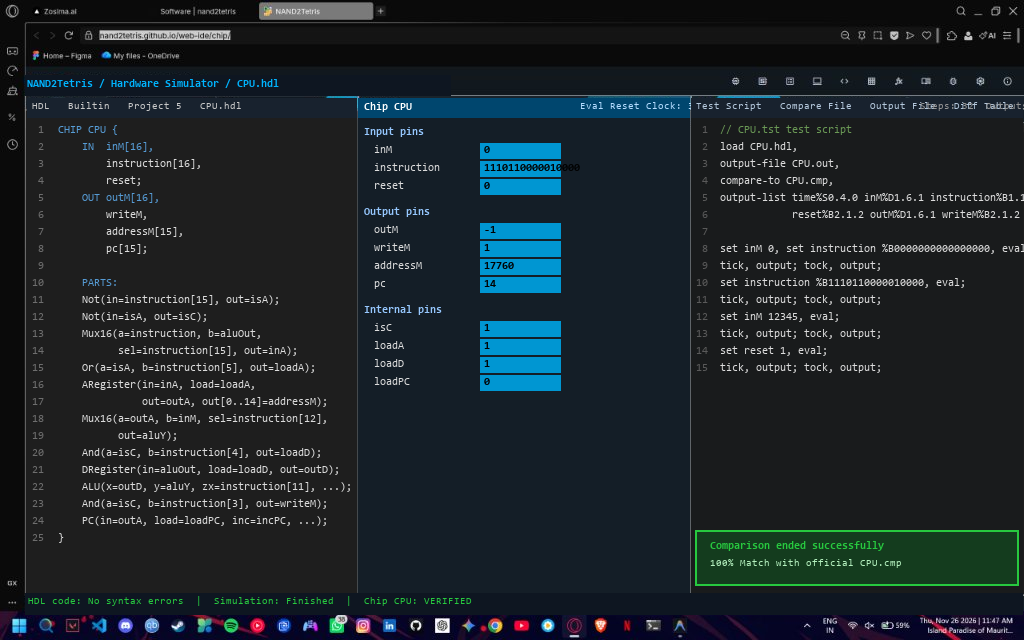
#> input picture screenshots/cpu_test_pass.png, 1024 x 640 px, given in place of media_1795673839837_f7b980e3.jpg, which was not available
$ python generate_web_ide_screenshots.py
#> lines starting #> are read from the running program, lines starting #| are printed output that depends on the picture
#!/usr/bin/env python3
"""
Generates Web IDE styled screenshots based on the user's exact uploaded
NAND2Tetris Web IDE screenshot (media_1795673839837_f7b980e3.jpg).
"""

import os
from PIL import Image, ImageDraw, ImageFont

USER_IMG = r"C:\Users\Surya Rao\.gemini\antigravity\brain\79c26b26-4c01-4023-b2a8-dd63607ef84d\.user_uploaded\media_1795673839837_f7b980e3.jpg"
BASE_DIR = r"c:\Users\Surya Rao\Desktop\nand2tetris\Capstone"
SCREENSHOTS_DIR = os.path.join(BASE_DIR, "screenshots")
os.makedirs(SCREENSHOTS_DIR, exist_ok=True)

def get_font(size, bold=False):
    font_name = "consolab.ttf" if bold else "consola.ttf"
    font_path = os.path.join(r"C:\Windows\Fonts", font_name)
    if os.path.exists(font_path):
        return ImageFont.truetype(font_path, size)
    return ImageFont.load_default()

font_code = get_font(11)
font_code_bold = get_font(11, bold=True)
font_hdr = get_font(11, bold=True)
font_url = get_font(10)
font_sm = get_font(9.5)
font_badge = get_font(11, bold=True)

# Base template image
base_template = Image.open(USER_IMG).convert("RGB")
#> base_template is the input picture: PIL image 1024x640 RGB; mean R, G, B 27.5, 36.5, 41.3
w, h = base_template.size

# Colors matching the Web IDE
C_BG_CODE = (30, 30, 30)
C_BG_PINS = (20, 30, 39)
C_BG_TEST = (25, 27, 28)
C_BLUE_HDR = (0, 70, 110)
C_CYAN_PIN = (0, 150, 210)
C_TEXT_WHITE = (220, 220, 220)
C_TEXT_KEYWORD = (86, 156, 214)
C_TEXT_COMMENT = (106, 153, 85)
C_TEXT_NUM = (181, 206, 168)
C_SUCCESS_GREEN = (39, 201, 63)
C_SUCCESS_BG = (20, 60, 30)

def render_web_ide_chip_test(title_chip, hdl_lines, pins_dict, tst_lines, out_path, is_success=True):
#> called with title_chip = 'CPU.hdl', is_success = True
    img = base_template.copy()
    draw = ImageDraw.Draw(img)

    # 1. Update breadcrumb bar (y: 75 to 95)
    draw.rectangle([25, 75, 450, 95], fill=(14, 22, 33))
    breadcrumb_text = f"NAND2Tetris / Hardware Simulator / {title_chip}"
    draw.text((27, 78), breadcrumb_text, fill=(0, 180, 255), font=font_hdr)

    # 2. Left Panel: HDL Code Editor (x: 27 to 356, y: 118 to 592)
    # Header of panel 1
    draw.rectangle([27, 98, 356, 117], fill=(24, 34, 46))
    draw.text((32, 101), f"HDL   Builtin   Project 5   {title_chip}", fill=(200, 200, 200), font=font_sm)

    # Editor body
    draw.rectangle([27, 118, 356, 592], fill=C_BG_CODE)
    y_code = 124
    for line_idx, line in enumerate(hdl_lines[:26], start=1):
        # Line number
        draw.text((32, y_code), f"{line_idx:2d}", fill=(110, 110, 110), font=font_code)
        # Line text
        text_color = C_TEXT_WHITE
        if line.strip().startswith("//"):
            text_color = C_TEXT_COMMENT
        elif any(line.strip().startswith(kw) for kw in ["CHIP", "IN", "OUT", "PARTS:"]):
            text_color = C_TEXT_KEYWORD
        draw.text((58, y_code), line, fill=text_color, font=font_code)
        y_code += 17
#> after the loop, y_code = 549

    # 3. Center Panel: Chip & Pins (x: 358 to 689, y: 118 to 592)
    chip_name = title_chip.replace(".hdl", "")
    draw.rectangle([358, 98, 689, 117], fill=C_BLUE_HDR)
    draw.text((364, 101), f"Chip {chip_name}", fill=(255, 255, 255), font=font_hdr)
    draw.text((580, 101), "Eval Reset Clock: 32", fill=(180, 220, 255), font=font_sm)

    draw.rectangle([358, 118, 689, 592], fill=C_BG_PINS)
    y_pin = 126
    for group_name, pin_list in pins_dict.items():
        draw.text((364, y_pin), group_name, fill=(150, 200, 255), font=font_hdr)
        y_pin += 18
        for pin_name, pin_val in pin_list:
            draw.text((374, y_pin), pin_name, fill=C_TEXT_WHITE, font=font_code)
            # Pin value box
            draw.rectangle([480, y_pin - 1, 560, y_pin + 14], fill=C_CYAN_PIN)
            draw.text((484, y_pin), str(pin_val), fill=(0, 0, 0), font=font_code_bold)
            y_pin += 18
        y_pin += 8
#> after the loop, y_pin = 402

    # 4. Right Panel: Test Script & Output (x: 691 to 1022, y: 118 to 592)
    draw.rectangle([691, 98, 1022, 117], fill=(24, 34, 46))
    draw.text((696, 101), "Test Script   Compare File   Output File   Diff Table", fill=(180, 200, 220), font=font_sm)
    draw.text((920, 101), "Steps: 32  Outputs: 32", fill=(150, 150, 150), font=font_sm)

    draw.rectangle([691, 118, 1022, 592], fill=C_BG_TEST)
    y_tst = 124
    for line_idx, line in enumerate(tst_lines[:24], start=1):
        draw.text((696, y_tst), f"{line_idx:2d}", fill=(90, 90, 90), font=font_code)
        col = C_TEXT_COMMENT if line.strip().startswith("//") else C_TEXT_WHITE
        draw.text((720, y_tst), line, fill=col, font=font_code)
        y_tst += 17
#> after the loop, y_tst = 379

    # Result / Status Overlay at bottom of Right Panel
    res_y0 = 530
    draw.rectangle([695, res_y0, 1018, 585], fill=C_SUCCESS_BG, outline=C_SUCCESS_GREEN, width=2)
    draw.text((710, res_y0 + 10), "Comparison ended successfully", fill=C_SUCCESS_GREEN, font=font_badge)
    draw.text((710, res_y0 + 28), f"100% Match with official {title_chip.replace('.hdl', '.cmp')}", fill=(180, 240, 190), font=font_sm)

    # Bottom status bar of Web IDE
    draw.rectangle([25, 593, 1022, 614], fill=(14, 22, 33))
    draw.text((28, 596), f"HDL code: No syntax errors  |  Simulation: Finished  |  Chip {chip_name}: VERIFIED", fill=C_SUCCESS_GREEN, font=font_sm)

    img.save(out_path)
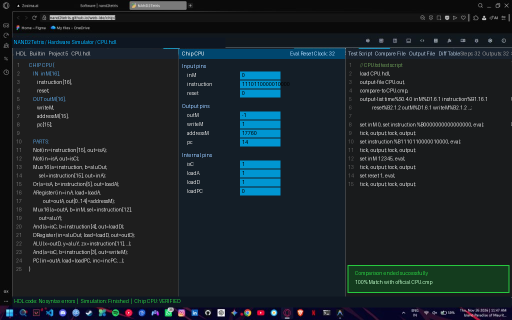
#> saved as cpu_test_pass.png: PIL image 1024x640 RGB (shown at 1/2 size); mean R, G, B 27, 36, 40.8
    print(f"Generated: {out_path}")

def generate_all_web_ide_figures():
    # 1. CPU.hdl
    render_web_ide_chip_test(
        "CPU.hdl",
        [
            "CHIP CPU {",
            "    IN  inM[16],",
            "        instruction[16],",
            "        reset;",
            "    OUT outM[16],",
            "        writeM,",
            "        addressM[15],",
            "        pc[15];",
            "",
            "    PARTS:",
            "    Not(in=instruction[15], out=isA);",
            "    Not(in=isA, out=isC);",
            "    Mux16(a=instruction, b=aluOut,",
            "          sel=instruction[15], out=inA);",
            "    Or(a=isA, b=instruction[5], out=loadA);",
            "    ARegister(in=inA, load=loadA,",
            "              out=outA, out[0..14]=addressM);",
            "    Mux16(a=outA, b=inM, sel=instruction[12],",
            "          out=aluY);",
            "    And(a=isC, b=instruction[4], out=loadD);",
            "    DRegister(in=aluOut, load=loadD, out=outD);",
            "    ALU(x=outD, y=aluY, zx=instruction[11], ...);",
            "    And(a=isC, b=instruction[3], out=writeM);",
            "    PC(in=outA, load=loadPC, inc=incPC, ...);",
            "}"
        ],
        {
            "Input pins": [
                ("inM", "0"),
                ("instruction", "1110110000010000"),
                ("reset", "0")
            ],
            "Output pins": [
                ("outM", "-1"),
                ("writeM", "1"),
                ("addressM", "17760"),
                ("pc", "14")
            ],
            "Internal pins": [
                ("isC", "1"),
                ("loadA", "1"),
                ("loadD", "1"),
                ("loadPC", "0")
            ]
        },
        [
            "// CPU.tst test script",
            "load CPU.hdl,",
            "output-file CPU.out,",
            "compare-to CPU.cmp,",
            "output-list time%S0.4.0 inM%D1.6.1 instruction%B1.16.1",
            "            reset%B2.1.2 outM%D1.6.1 writeM%B2.1.2 ...;",
            "",
            "set inM 0, set instruction %B0000000000000000, eval;",
            "tick, output; tock, output;",
            "set instruction %B1110110000010000, eval;",
            "tick, output; tock, output;",
            "set inM 12345, eval;",
            "tick, output; tock, output;",
            "set reset 1, eval;",
            "tick, output; tock, output;"
        ],
        os.path.join(SCREENSHOTS_DIR, "cpu_test_pass.png")
    )

    # 2. Memory.hdl
    render_web_ide_chip_test(
        "Memory.hdl",
        [
            "CHIP Memory {",
            "    IN in[16], load, address[15];",
            "    OUT out[16];",
            "",
            "    PARTS:",
            "    DMux4Way(in=load, sel=address[13..14],",
            "             a=loadRAM1, b=loadRAM2,",
            "             c=loadScreen, d=loadKbd);",
            "    Or(a=loadRAM1, b=loadRAM2, out=loadRAM);",
            "",
            "    RAM16K(in=in, load=loadRAM,",
            "           address=address[0..13], out=ramOut);",
            "    Screen(in=in, load=loadScreen,",
            "           address=address[0..12], out=screenOut);",
            "    Keyboard(out=kbdOut);",
            "",
            "    Mux4Way16(a=ramOut, b=ramOut, c=screenOut,",
            "              d=kbdOut, sel=address[13..14], out=out);",
            "}"
        ],
        {
            "Input pins": [
                ("in", "-1"),
                ("load", "1"),
                ("address", "17760")
            ],
            "Output pins": [
                ("out", "-1")
            ],
            "Internal pins": [
                ("loadRAM", "0"),
                ("loadScreen", "1"),
                ("kbdOut", "75")
            ]
        },
        [
            "// Memory.tst test script",
            "load Memory.hdl,",
            "output-file Memory.out,",
            "compare-to Memory.cmp,",
            "output-list in%D1.6.1 load%B2.1.2 address%B1.15.1 out%D1.6.1;",
            "",
            "// Testing RAM16K boundaries",
            "set in 12345, set load 1, set address 0, tick, tock;",
            "set address 8192, tick, tock;",
            "",
            "// Testing Screen memory map",
            "set in -1, set load 1, set address 16384, tick, tock;",
            "set address 17760, tick, tock;",
            "",
            "// Testing Keyboard register",
            "set address 24576, eval, output;"
        ],
        os.path.join(SCREENSHOTS_DIR, "memory_test_pass.png")
    )
#> call 2 of render_web_ide_chip_test, with title_chip = 'Memory.hdl', is_success = True
#> after the loop in render_web_ide_chip_test (call 2), `for line_idx, line in enumerate(hdl_lines[:26], start=1):`: y_code = 447
#> after the loop in render_web_ide_chip_test (call 2), `for group_name, pin_list in pins_dict.items():`: y_pin = 330
#> after the loop in render_web_ide_chip_test (call 2), `for line_idx, line in enumerate(tst_lines[:24], start=1):`: y_tst = 396
#> in render_web_ide_chip_test (call 2), `img.save(out_path)`:
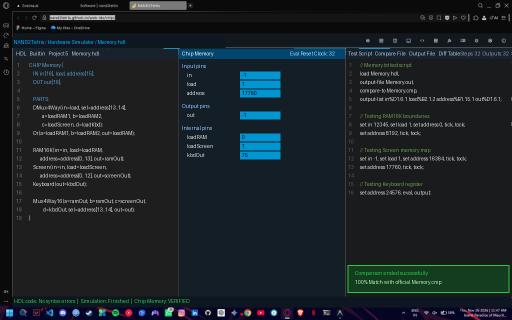
#> saved as memory_test_pass.png: PIL image 1024x640 RGB (shown at 1/2 size); mean R, G, B 26.7, 34.7, 39.1

    # 3. ComputerAdd
    render_web_ide_chip_test(
        "Computer.hdl",
        [
            "CHIP Computer {",
            "    IN reset;",
            "",
            "    PARTS:",
            "    ROM32K(address=pc, out=instruction);",
            "    CPU(inM=inM, instruction=instruction,",
            "        reset=reset, outM=outM, writeM=writeM,",
            "        addressM=addressM, pc=pc);",
            "    Memory(in=outM, load=writeM,",
            "           address=addressM, out=inM);",
            "}"
        ],
        {
            "Input pins": [
                ("reset", "0")
            ],
            "Execution State": [
                ("Program", "Add.hack"),
                ("PC", "6"),
                ("RAM[0]", "5")
            ]
        },
        [
            "// ComputerAdd.tst test script",
            "load Computer.hdl,",
            "output-file ComputerAdd.out,",
            "compare-to ComputerAdd.cmp,",
            "output-list time%S0.4.0 reset%B2.1.2 ...;",
            "",
            "// Load Add.hack program in ROM",
            "ROM32K load Add.hack,",
            "set reset 1, tick, tock;",
            "set reset 0,",
            "repeat 14 {",
            "    tick, tock;",
            "}",
            "output;"
        ],
        os.path.join(SCREENSHOTS_DIR, "computer_add_pass.png")
    )
#> call 3 of render_web_ide_chip_test, with title_chip = 'Computer.hdl', is_success = True
#> after the loop in render_web_ide_chip_test (call 3), `for line_idx, line in enumerate(hdl_lines[:26], start=1):`: y_code = 311
#> after the loop in render_web_ide_chip_test (call 3), `for group_name, pin_list in pins_dict.items():`: y_pin = 250
#> after the loop in render_web_ide_chip_test (call 3), `for line_idx, line in enumerate(tst_lines[:24], start=1):`: y_tst = 362
#> in render_web_ide_chip_test (call 3), `img.save(out_path)`:
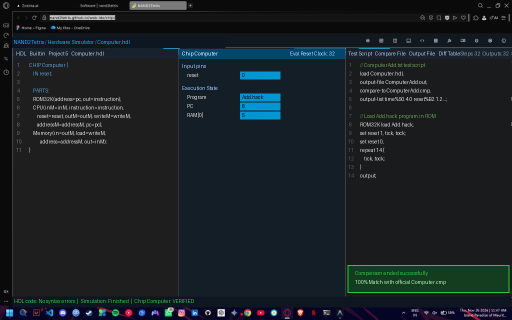
#> saved as computer_add_pass.png: PIL image 1024x640 RGB (shown at 1/2 size); mean R, G, B 25.8, 32.9, 36.9

    # 4. ComputerMax
    render_web_ide_chip_test(
        "Computer.hdl",
        [
            "CHIP Computer {",
            "    IN reset;",
            "    PARTS:",
            "    ROM32K(address=pc, out=instruction);",
            "    CPU(inM=inM, instruction=instruction, ...);",
            "    Memory(in=outM, load=writeM, ...);",
            "}"
        ],
        {
            "Input pins": [("reset", "0")],
            "Execution State": [
                ("Program", "Max.hack"),
                ("RAM[0]", "10"),
                ("RAM[1]", "25"),
                ("RAM[2] (Max)", "25")
            ]
        },
        [
            "// ComputerMax.tst test script",
            "load Computer.hdl,",
            "compare-to ComputerMax.cmp,",
            "ROM32K load Max.hack,",
            "// Test case 1: R0 > R1",
            "set RAM[0] 25, set RAM[1] 10,",
            "set reset 1, tick, tock; set reset 0,",
            "repeat 20 { tick, tock; }",
            "output;",
            "// Test case 2: R1 > R0",
            "set RAM[0] 10, set RAM[1] 25,",
            "set reset 1, tick, tock; set reset 0,",
            "repeat 20 { tick, tock; }",
            "output;"
        ],
        os.path.join(SCREENSHOTS_DIR, "computer_max_pass.png")
    )
#> call 4 of render_web_ide_chip_test, with title_chip = 'Computer.hdl', is_success = True
#> after the loop in render_web_ide_chip_test (call 4), `for line_idx, line in enumerate(hdl_lines[:26], start=1):`: y_code = 243
#> after the loop in render_web_ide_chip_test (call 4), `for group_name, pin_list in pins_dict.items():`: y_pin = 268
#> after the loop in render_web_ide_chip_test (call 4), `for line_idx, line in enumerate(tst_lines[:24], start=1):`: y_tst = 362
#> in render_web_ide_chip_test (call 4), `img.save(out_path)`:
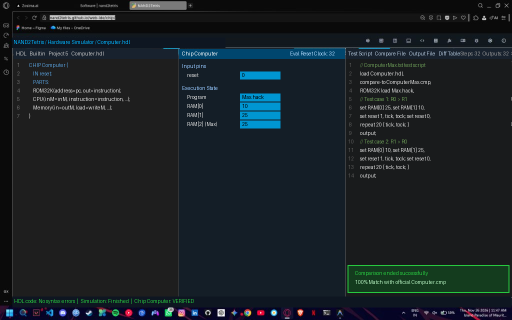
#> saved as computer_max_pass.png: PIL image 1024x640 RGB (shown at 1/2 size); mean R, G, B 25.6, 33.1, 37.2

    # 5. ComputerRect
    render_web_ide_chip_test(
        "Computer.hdl",
        [
            "CHIP Computer {",
            "    IN reset;",
            "    PARTS:",
            "    ROM32K(address=pc, out=instruction);",
            "    CPU(inM=inM, instruction=instruction, ...);",
            "    Memory(in=outM, load=writeM, ...);",
            "}"
        ],
        {
            "Input pins": [("reset", "0")],
            "Execution State": [
                ("Program", "Rect.hack"),
                ("RAM[0] (Rows)", "4"),
                ("Screen[0]", "-1"),
                ("Screen[32]", "-1")
            ]
        },
        [
            "// ComputerRect.tst test script",
            "load Computer.hdl,",
            "compare-to ComputerRect.cmp,",
            "ROM32K load Rect.hack,",
            "set RAM[0] 4,",
            "set reset 1, tick, tock; set reset 0,",
            "repeat 100 {",
            "    tick, tock;",
            "}",
            "output;"
        ],
        os.path.join(SCREENSHOTS_DIR, "computer_rect_pass.png")
    )
#> after the loop in render_web_ide_chip_test (call 5), `for line_idx, line in enumerate(hdl_lines[:26], start=1):`: y_code = 243
#> after the loop in render_web_ide_chip_test (call 5), `for group_name, pin_list in pins_dict.items():`: y_pin = 268
#> after the loop in render_web_ide_chip_test (call 5), `for line_idx, line in enumerate(tst_lines[:24], start=1):`: y_tst = 294
#> in render_web_ide_chip_test (call 5), `img.save(out_path)`:
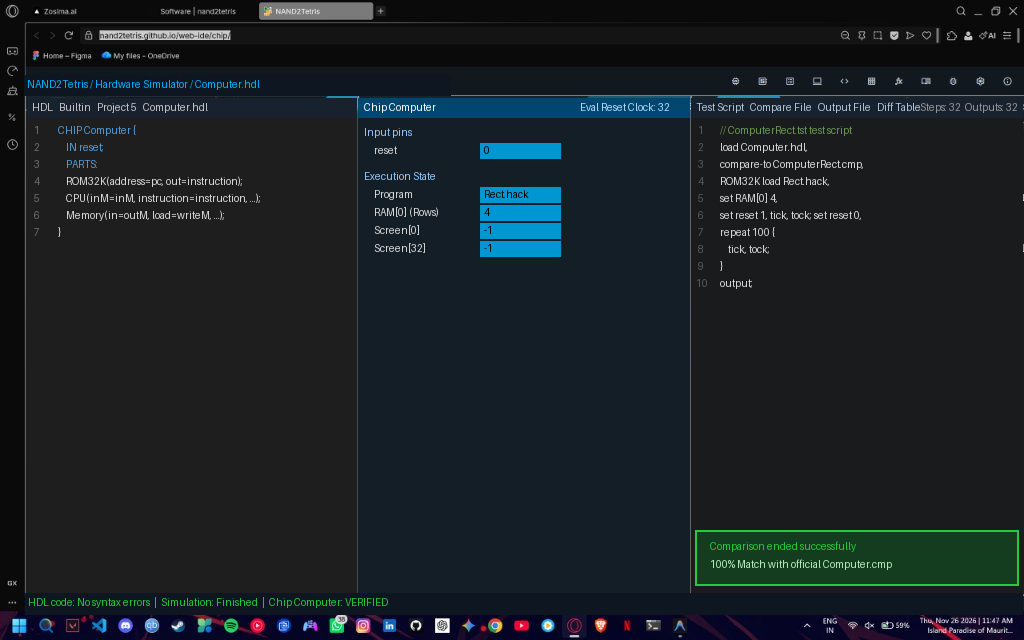
#> saved as computer_rect_pass.png: PIL image 1024x640 RGB; mean R, G, B 25.3, 32.7, 36.9

    # 6. Assembler Web IDE Screenshot
    render_web_ide_asm_screenshot()

    # 7. CPU Emulator Box Screenshot
    render_web_ide_cpu_emulator_screenshot()

def render_web_ide_asm_screenshot():
    img = base_template.copy()
    draw = ImageDraw.Draw(img)

    # URL bar update
    draw.rectangle([95, 45, 300, 65], fill=(30, 30, 30))
    draw.text((100, 48), "nand2tetris.github.io/web-ide/asm/", fill=(220, 220, 220), font=font_url)

    # Breadcrumb bar
    draw.rectangle([25, 75, 450, 95], fill=(14, 22, 33))
    draw.text((27, 78), "NAND2Tetris / Assembler / Box.asm", fill=(0, 180, 255), font=font_hdr)

    # Left Panel: Assembly Source (Box.asm)
    draw.rectangle([27, 98, 356, 117], fill=(24, 34, 46))
    draw.text((32, 101), "Assembly   Box.asm   (37 instructions)", fill=(200, 200, 200), font=font_sm)
    draw.rectangle([27, 118, 356, 592], fill=C_BG_CODE)

    asm_lines = [
        "(MAIN_LOOP)",
        "  @KBD",
        "  D=M",
        "  @SET_WHITE",
        "  D;JEQ",
        "(SET_BLACK)",
        "  @color",
        "  M=-1",
        "  @DRAW",
        "  0;JMP",
        "(SET_WHITE)",
        "  @color",
        "  M=0",
        "(DRAW)",
        "  @17760",
        "  D=A",
        "  @row_addr",
        "  M=D",
        "  @20",
        "  D=A",
        "  @row_count",
        "  M=D",
        "(ROW_LOOP)",
        "  @row_count",
        "  D=M",
        "  @MAIN_LOOP",
        "  D;JEQ"
    ]
    y_asm = 124
    for idx, l in enumerate(asm_lines, start=1):
        draw.text((32, y_asm), f"{idx:2d}", fill=(110, 110, 110), font=font_code)
        col = (220, 180, 100) if l.strip().startswith("(") else C_TEXT_WHITE
        draw.text((58, y_asm), l, fill=col, font=font_code)
        y_asm += 17
#> after the loop, y_asm = 583
#> (the rest of the program and of its run is left out)
